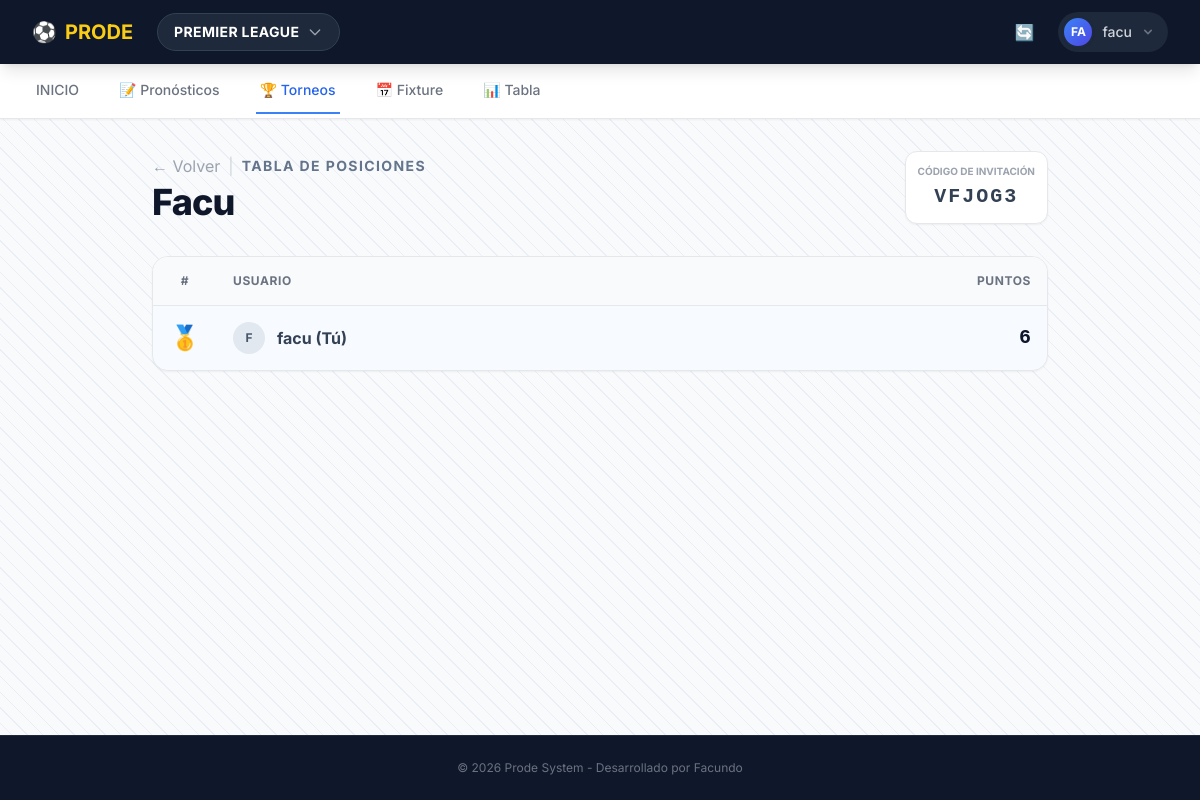
Before: /torneo/6/ (signed in) with the older database file.
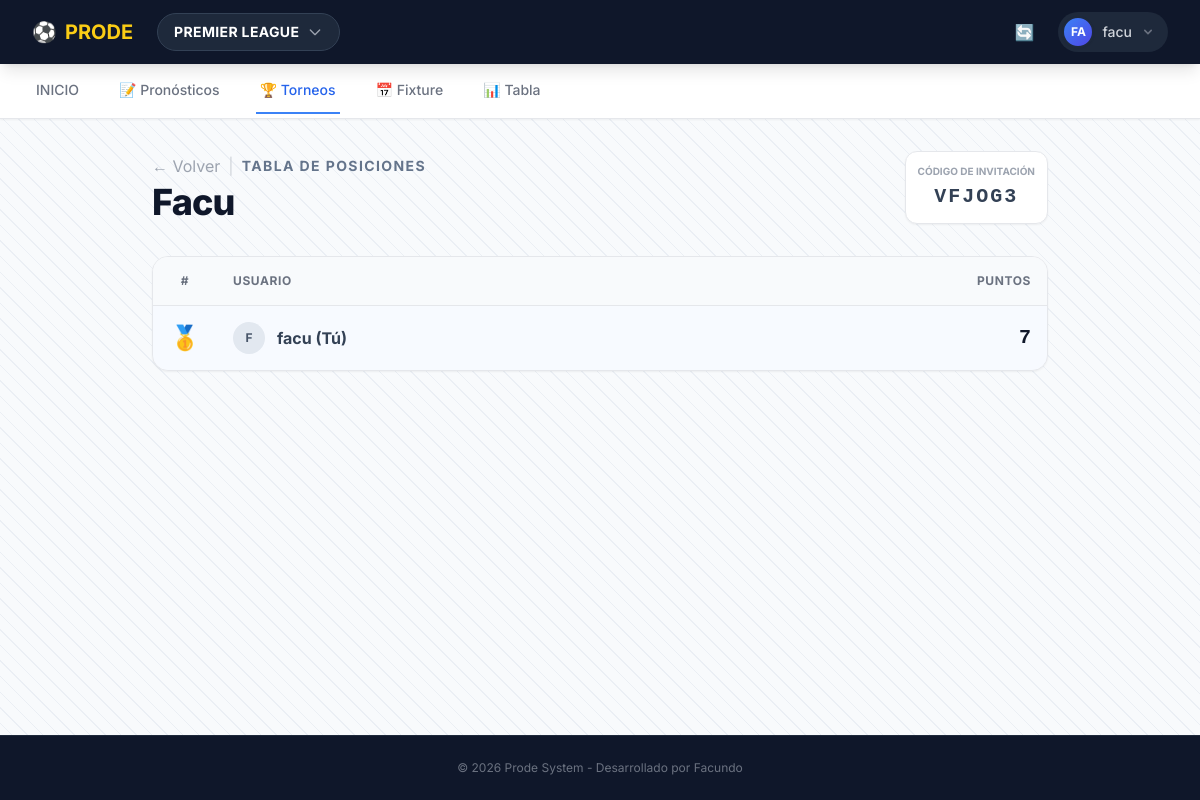
After: the same page with the newer database file.
### core/models.py (models this page shows, shortened)
class TournamentMember(models.Model):
    STATUS_CHOICES = [
        ('PENDING', 'Pendiente de Aprobación'),
        ('ACCEPTED', 'Aceptado / Jugando'),
        ('REJECTED', 'Rechazado'),
    ]
    tournament = models.ForeignKey(Tournament, on_delete=models.CASCADE)
    user = models.ForeignKey(User, on_delete=models.CASCADE)
    status = models.CharField(max_length=10, choices=STATUS_CHOICES, default='PENDING')
    joined_at = models.DateTimeField(auto_now_add=True)
    points = models.IntegerField(default=0)
    class Meta:
        unique_together = ('tournament', 'user')
        verbose_name = "Miembro de Torneo"
        verbose_name_plural = "Miembros de Torneo"

### core/views.py (the view)
# urls.py: path('torneo/<int:tournament_id>/', detalle_torneo, name='detalle_torneo'),
@login_required
def detalle_torneo(request, tournament_id):
    torneo = get_object_or_404(Tournament, id=tournament_id)
    ranking = TournamentMember.objects.filter(
        tournament=torneo,
        status='ACCEPTED'
    ).select_related('user').order_by('-points')
    return render(request, 'core/detalle_torneo.html', {
        'torneo': torneo,
        'ranking': ranking
    })

### core/context_processors.py (called while the page is built)
def selector_competencias(request):
    todas_comps = Competition.objects.all()
    comp_id = request.session.get('competencia_id')
    competencia_activa = None
    if comp_id:
        competencia_activa = Competition.objects.filter(id=comp_id).first()
    if not competencia_activa and todas_comps.exists():
        competencia_activa = todas_comps.first()
        request.session['competencia_id'] = competencia_activa.id
    return {
        'lista_competencias': todas_comps,
        'competencia_activa': competencia_activa
    }

### core/templates/core/detalle_torneo.html
{% extends 'core/base.html' %}
{% block content %}
<div class="max-w-4xl mx-auto">
    <div class="mb-8 flex flex-col md:flex-row items-center justify-between gap-4">
        <div>
            <div class="flex items-center gap-2 mb-1">
                <a href="{% url 'mis_torneos' %}" class="text-gray-400 hover:text-slate-900 transition">
                    ← Volver
                </a>
                <span class="text-gray-300">|</span>
                <span class="text-slate-500 font-bold text-sm tracking-widest uppercase">Tabla de Posiciones</span>
            </div>
            <h1 class="text-4xl font-extrabold text-slate-900 tracking-tight">{{ torneo.name }}</h1>
        </div>
        <div class="bg-white p-3 rounded-xl border border-gray-200 shadow-sm text-center">
            <p class="text-[10px] text-gray-400 font-bold uppercase mb-1">Código de Invitación</p>
            <code class="text-xl font-mono font-bold text-slate-700 tracking-widest">{{ torneo.code }}</code>
        </div>
    </div>
    <div class="bg-white rounded-2xl shadow-sm border border-gray-200 overflow-hidden">
        <table class="w-full text-left border-collapse">
            <thead>
                <tr class="bg-slate-50 border-b border-gray-200 text-xs uppercase text-gray-500 font-bold tracking-wider">
                    <th class="p-4 w-16 text-center">#</th>
                    <th class="p-4">Usuario</th>
                    <th class="p-4 text-right">Puntos</th>
                </tr>
            </thead>
            <tbody class="divide-y divide-gray-100">
                {% for miembro in ranking %}
                <tr class="hover:bg-slate-50 transition {% if miembro.user == request.user %}bg-blue-50/50{% endif %}">
                    <td class="p-4 text-center">
                        {% if forloop.counter == 1 %}
                            <span class="text-2xl">🥇</span>
                        {% elif forloop.counter == 2 %}
                            <span class="text-2xl">🥈</span>
                        {% elif forloop.counter == 3 %}
                            <span class="text-2xl">🥉</span>
                        {% else %}
                            <span class="font-bold text-gray-400">{{ forloop.counter }}</span>
                        {% endif %}
                    </td>
                    <td class="p-4">
                        <div class="flex items-center gap-3">
                            <div class="w-8 h-8 rounded-full bg-slate-200 flex items-center justify-center text-slate-600 font-bold text-xs">
                                {{ miembro.user.username|slice:":1"|upper }}
                            </div>
                            <span class="font-bold text-slate-700 {% if miembro.user == request.user %}text-blue-700{% endif %}">
                                {{ miembro.user.username }}
                                {% if miembro.user == request.user %} (Tú){% endif %}
                            </span>
                        </div>
                    </td>
                    <td class="p-4 text-right">
                        <span class="font-mono font-bold text-xl text-slate-900">{{ miembro.points }}</span>
                    </td>
                </tr>
                {% empty %}
                <tr>
                    <td colspan="3" class="p-8 text-center text-gray-500">
                        Aún no hay participantes en este torneo.
                    </td>
                </tr>
                {% endfor %}
            </tbody>
        </table>
    </div>
</div>
{% endblock %}

Changed rows visible on the page:
changed TournamentMember "facu": points "6" → "7"
